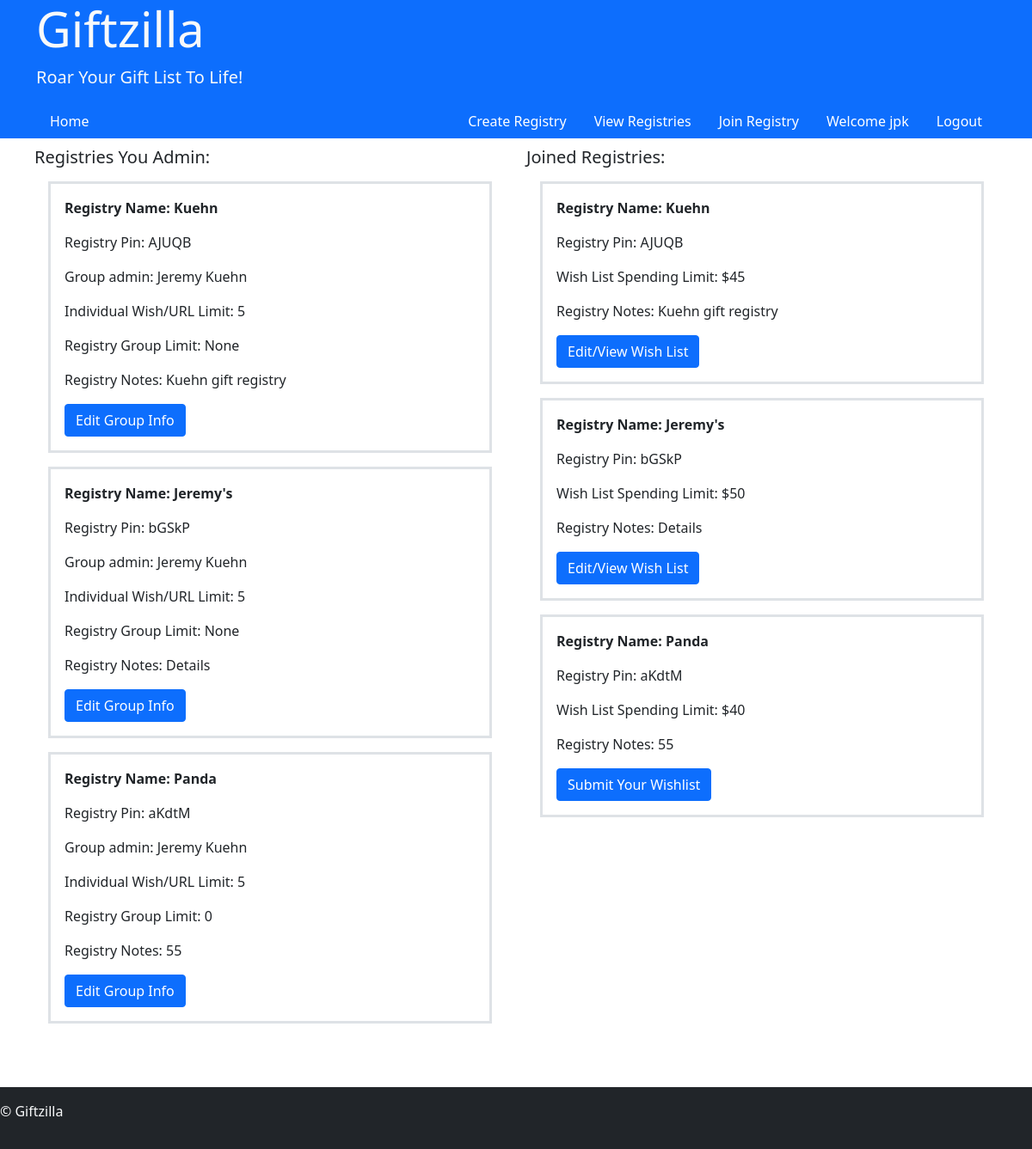
The page /user/1/viewreg (signed in) on the database as committed earlier.
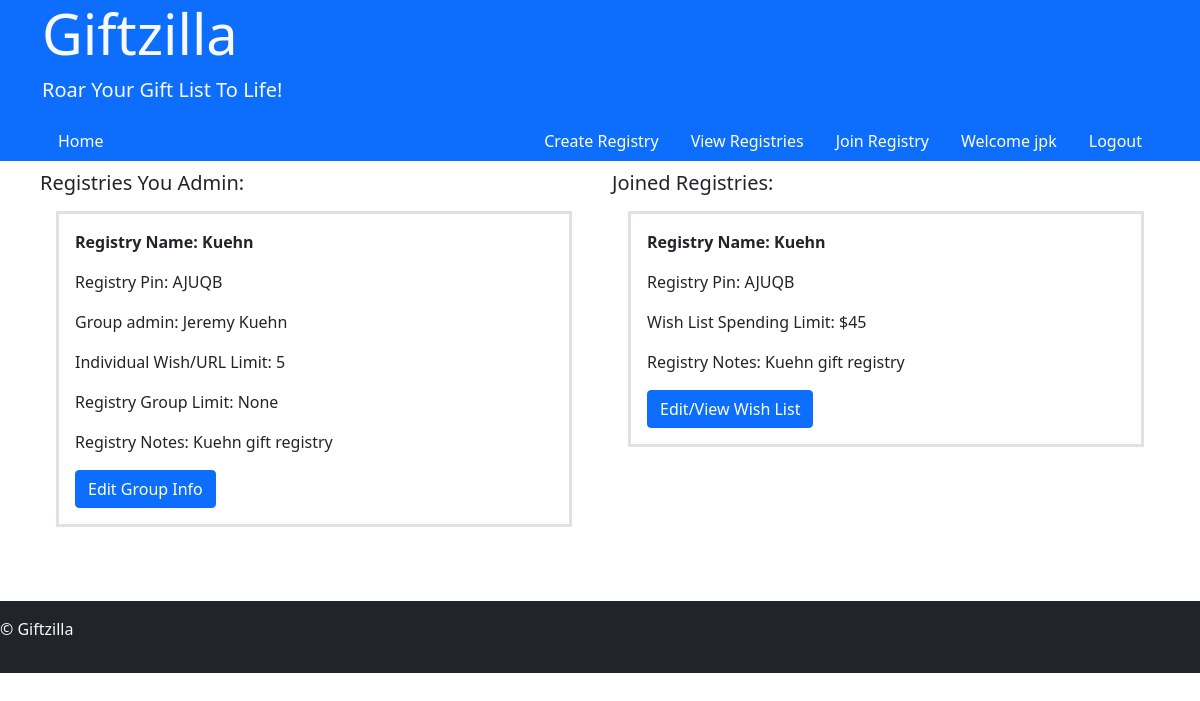
The same page on the database as committed later.
### user/models.py (models this page shows, shortened)
class Registry(models.Model):
    regPin = models.CharField(max_length=5)
    admin = models.ForeignKey(User, on_delete=models.CASCADE)
    regName = models.CharField(max_length=25, verbose_name="Registry Group Name:")
    urlNumCap = models.IntegerField(default=5, verbose_name="Max Number Of Gift Request:", blank=True, null=True)
    spendLimit = models.IntegerField(blank=True, null=True, verbose_name="Max Spending Limit:")
    notes = models.TextField(blank=True, null=True, verbose_name="Notes")
    regGroupCap = models.IntegerField(blank=True, null=True, verbose_name="Max Number of Group Participants:")

class giftGroups(models.Model):
    groupPin = models.CharField(max_length=5)
    user = models.ForeignKey(User, on_delete=models.CASCADE)
    registry = models.ForeignKey(Registry, on_delete=models.CASCADE)

### register/models.py (models this page shows, shortened)
class User(AbstractUser):
    groups = models.ManyToManyField(
        'auth.Group',
        related_name='web_users',
        blank=True,
        help_text='The groups this user belongs to. A user will get all permissions granted to each of their groups.',
        verbose_name='groups',
    )
    user_permissions = models.ManyToManyField(
        'auth.Permission',
        related_name='web_users',
        blank=True,
        help_text='Specific permissions for this user.',
        verbose_name='user permissions',
    )

### user/views.py (the view)
# urls.py: path("<int:userID>/viewreg", views.viewReg, name="viewReg"),
@login_required
def viewReg(request, userID):
    if userID != request.user.id:
        return render(request, "index/404.html")
    else:
        user = User.objects.get(id=userID)
        try:
            adminRegs = Registry.objects.filter(admin=user)
        except ObjectDoesNotExist:
            adminRegs = None
        try:
            joinedRegs = giftGroups.objects.filter(user=user)
        except ObjectDoesNotExist:
            joinedRegs = None
        try:
            Gifts = Gift.objects.filter(user=user).values_list('groupPin', flat=True).distinct()
        except ObjectDoesNotExist:
            Gifts = None
        return render(request, "user/viewreg.html", {
            "adminRegs": adminRegs,
            "joinedRegs": joinedRegs,
            "gifts": Gifts,
        })

### giftzilla/templates/user/viewreg.html
{% extends 'layout.html' %}
{% block body %}
<div class="container" style="padding: 10px;">
    <div class="row">
        <div class="col">
            <div>
                <h5>Registries You Admin:</h5>
                {% if adminRegs %}
                    {% for admin in adminRegs %}
                        <div class="border border-3 border-gray p-3 m-3">
                            <p class="fw-bold">Registry Name: {{ admin.regName }}</p>
                            <p>Registry Pin: {{ admin.regPin }}</p>
                            <p>Group admin: {{ admin.admin.first_name }} {{ admin.admin.last_name }}</p>
                            <p>Individual Wish/URL Limit: {{ admin.urlNumCap }}</p>
                            <p>Registry Group Limit: {{ admin.regGroupCap }}</p>
                            <p>Registry Notes: {{ admin.notes }}</p>
                            <a class="btn btn-primary" href="{% url 'user:adminReg' groupPin=admin.regPin %}">Edit Group Info</a>
                        </div>
                    {% endfor %}
                {% else %}
                    <p>You currently have no created registries.</p>
                {% endif %}
            </div>
        </div>
        <div class="col">
            <div>
                <h5>Joined Registries:</h5>
                {% if joinedRegs %}
                    {% for join in joinedRegs %}
                        <div class="border border-3 border-gray p-3 m-3">
                            <p class="fw-bold">Registry Name: {{ join.registry.regName }}</p>
                            <p>Registry Pin: {{ join.groupPin }}</p>
                            <p>Wish List Spending Limit: ${{ join.registry.spendLimit }}</p>
                            <p>Registry Notes: {{ join.registry.notes }}</p>
                            {% if join.groupPin in gifts %}
                            <a class="btn btn-primary" href="{% url 'user:viewWishList' groupPin=join.groupPin userID=join.user.id %}">Edit/View Wish List</a>
                            {% else %}
                            <a class="btn btn-primary" href="{% url 'user:userGifts' groupPin=join.groupPin userID=join.user.id %}">Submit Your Wishlist</a>
                            {% endif %}
                        </div>
                    {% endfor %}
                {% else %}
                    <p>You currently have no joined registries.</p>
                {% endif %}
            </div>
        </div>
    </div>
</div>
{% endblock %}

Rows that differ between the two databases and show on the page:
removed Registry: regName "Jeremy's", regPin "bGSkP", admin.first_name "Jeremy", admin.last_name "Kuehn", urlNumCap "5", regGroupCap "None", notes "Details"
removed Registry: regName "Panda", regPin "aKdtM", admin.first_name "Jeremy", admin.last_name "Kuehn", urlNumCap "5", regGroupCap "0", notes "55"
removed giftGroups: registry.regName "Jeremy's", groupPin "bGSkP", registry.spendLimit "50", registry.notes "Details", shows "Edit/View Wish List"
removed giftGroups: registry.regName "Panda", groupPin "aKdtM", registry.spendLimit "40", registry.notes "55", shows "Submit Your Wishlist"
